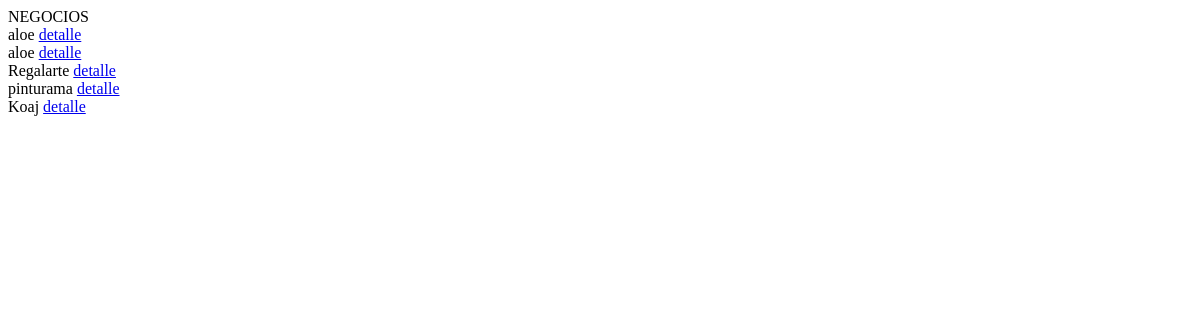
/AppDirectorio/listarNegocios, run on an earlier commit of the app's database.
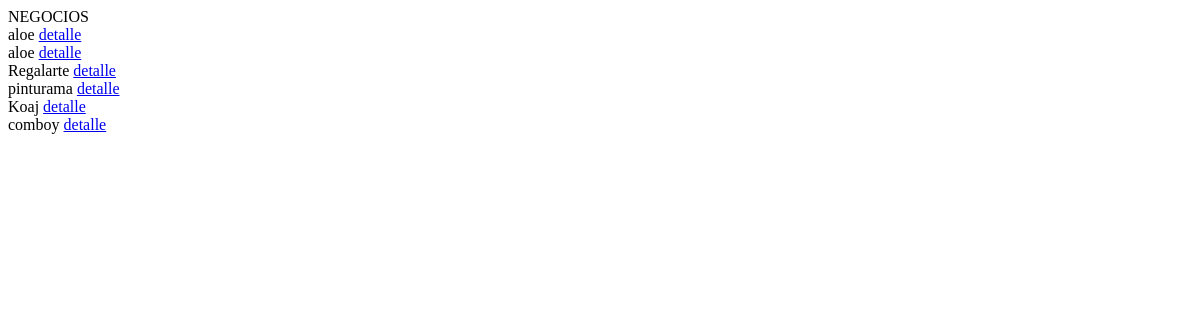
And on a later commit of the database.
### AppDirectorio/models.py (models this page shows, shortened)
class Negocio(models.Model):
    tipo_negocio_opciones = (
    ('ropa','Ropa'),
    ('detalles', 'Detalles'),
    ('salud','Salud'),
    ('automotriz','Automotriz'),
    ('comida','Comida'),
    ('belleza','Belleza'),
    ('otro', 'Otro'),
    )
    usuario = models.ForeignKey(User, on_delete=models.CASCADE, null=True, blank=True)
    tipo_negocio = models.CharField(max_length=15, choices=tipo_negocio_opciones, default='otro')
    nombre_negocio = models.CharField(max_length=100)
    descripcion = models.CharField(max_length=500)
    direccion = models.CharField(max_length=250)
    horario = models.CharField(max_length=100)
    telefono_contacto = models.CharField(max_length=200)
    email_contacto = models.EmailField()
    fecha_publicacion = models.DateField()
    imagen_negocio = models.ImageField()

### AppDirectorio/views.py (the view)
# urls.py: path('listarNegocios', views.NegocioLista.as_view(), name="Lista Negocios"),
class NegocioLista(ListView):
    context_object_name = 'negocios'
    queryset = Negocio.objects.all()
    template_name = 'listar_negocios.html'

### AppDirectorio/templates/listar_negocios.html (shortened to what this page needs)
<!DOCTYPE html>
<html lang="en">
<head>
</head>
<body>
    <div>
        NEGOCIOS
        <div class="row">
            {% for negocio in negocios %}
            <div class="col-sm-6 align-items-center">
                <div class="card-body">
                {{negocio.nombre_negocio}}
                <a href="{% url 'Detalle Negocio' negocio.id %}">detalle</a>
                </div>
            </div>
            {% endfor %}
        </div>
    </div>
</body>
</html>

What changed in the data, as far as the page shows it:
added Negocio: nombre_negocio "comboy"
